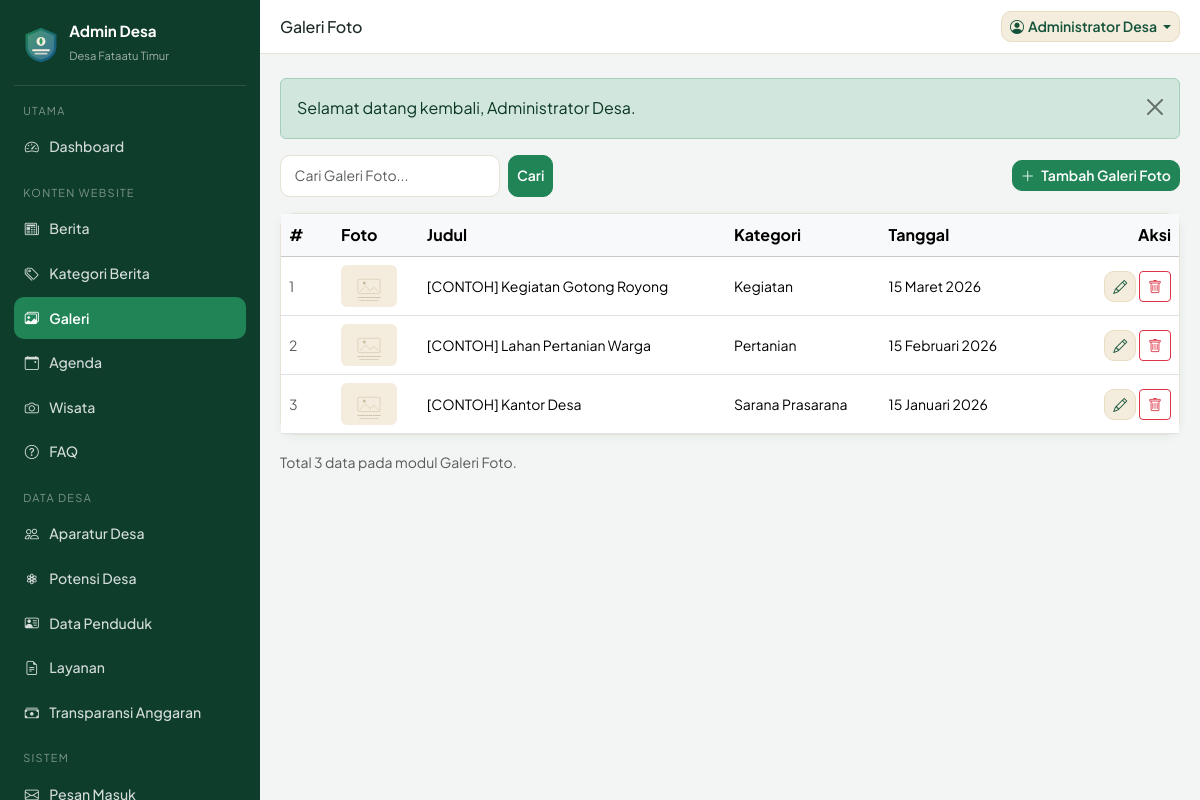
Screenshot of /admin/crud.php?m=galeri (signed in) with the database file from the repository.
### tables this page shows
CREATE TABLE `galeri` (
  `id` INT(11) NOT NULL AUTO_INCREMENT,
  `judul` VARCHAR(150) NOT NULL,
  `kategori` VARCHAR(80) DEFAULT NULL,
  `gambar` VARCHAR(255) DEFAULT NULL,
  `keterangan` TEXT DEFAULT NULL,
  `tanggal` DATE DEFAULT NULL,
  PRIMARY KEY (`id`)
);

### includes/functions.php (called while the page is built, shortened)
<?php
function e(?string $v): string
{
    return htmlspecialchars((string) $v, ENT_QUOTES, 'UTF-8');
}
function url(string $path = ''): string
{
    return BASE_URL . '/' . ltrim($path, '/');
}
function tanggal_id(?string $date, bool $withDay = false): string
{
    $ts = strtotime($date);
    $hari  = ['Minggu','Senin','Selasa','Rabu','Kamis','Jumat','Sabtu'];
    $bulan = ['','Januari','Februari','Maret','April','Mei','Juni','Juli','Agustus','September','Oktober','November','Desember'];
    $out = date('j', $ts) . ' ' . $bulan[(int) date('n', $ts)] . ' ' . date('Y', $ts);
    return $withDay ? $hari[(int) date('w', $ts)] . ', ' . $out : $out;
}
function excerpt(?string $text, int $len = 140): string
{
    $text = trim(strip_tags((string) $text));
    return mb_strlen($text) > $len ? mb_substr($text, 0, $len) . '…' : $text;
}
function img_src(?string $file, string $folder, string $fallback = 'placeholder.svg'): string
{
    return url('assets/img/' . $fallback);
}

### admin/crud.php (the view, shortened to what this page needs)
<?php
require_once __DIR__ . '/../config/config.php';
require_once __DIR__ . '/modules.php';
$m = isset($_GET['m']) ? trim((string) $_GET['m']) : '';
$cfg    = $MODULES[$m];
$table  = $cfg['table'];
$aksi = (string) ($_GET['aksi'] ?? 'list');
if ($aksi === 'list') {
    $q =
        isset($_GET['q'])
        ? trim((string) $_GET['q'])
        : '';
    $page =
        max(
            1,
            (int) ($_GET['page'] ?? 1)
        );
    $per = 15;
    $where = '1=1';
    $par = [];
    $cs = $pdo->prepare(
        'SELECT COUNT(*) FROM `' .
        $table .
        '` WHERE ' .
        $where
    );
    $cs->execute($par);
    $totalRow =
        (int) $cs->fetchColumn();
    $totalPage =
        max(
            1,
            (int) ceil(
                $totalRow / $per
            )
        );
    $page =
        min(
            $page,
            $totalPage
        );
    $off =
        ($page - 1) *
        $per;
    $st = $pdo->prepare(
        'SELECT * FROM `' .
        $table .
        '` WHERE ' .
        $where .
        ' ORDER BY ' .
        $cfg['order'] .
        ' LIMIT ' .
        $per .
        ' OFFSET ' .
        $off
    );
    $st->execute($par);
    $rows =
        $st->fetchAll();
    $relLabels = [];
    require __DIR__ . '/includes/header.php';
    ?>
    <div class="d-flex flex-wrap justify-content-between align-items-center gap-2 mb-3">
        <form
            class="d-flex gap-2"
            method="get"
        >
            <input
                class="form-control form-control-sm"
                style="min-width:220px"
                type="search"
                name="q"
                value="<?= e($q) ?>"
                placeholder="Cari <?= e($cfg['label']) ?>..."
            >
            <button
                class="btn btn-sm btn-brand"
            >
                Cari
            </button>
        </form>
        <a
            class="btn btn-sm btn-brand"
            href="?m=<?= e($m) ?>&aksi=tambah"
        >
            <i class="bi bi-plus-lg me-1"></i>
            Tambah <?= e($cfg['label']) ?>
        </a>
    </div>
    <div class="admin-card">
        <div class="table-responsive">
            <table class="table table-hover align-middle mb-0">
                <thead class="table-light">
                    <tr>
                        <th style="width:52px">
                            #
                        </th>
                        <?php foreach ($cfg['list'] as $col): ?>
                            <th>
                                <?= e($col['label']) ?>
                            </th>
                        <?php endforeach; ?>
                        <th
                            class="text-end"
                            style="width:150px"
                        >
                            Aksi
                        </th>
                    </tr>
                </thead>
                <tbody>
                    <?php foreach ($rows as $i => $r): ?>
                        <tr>
                            <td class="text-muted small">
                                <?= $off + $i + 1 ?>
                            </td>
                            <?php foreach ($cfg['list'] as $name => $col): ?>
                                <?php
                                $type =
                                    $col['type'] ?? 'text';
                                $val =
                                    $r[$name] ?? '';
                                ?>
                                <td>
                                    <?php if ($type === 'image'): ?>
                                        <img
                                            src="<?= img_src(
                                                $val,
                                                $col['folder'],
                                                $col['folder'] === 'aparatur'
                                                    ? 'avatar.svg'
                                                    : 'placeholder.svg'
                                            ) ?>"
                                            width="56"
                                            height="42"
                                            style="object-fit:cover;border-radius:6px"
                                            alt="Pratinjau"
                                        >
                                    <?php elseif ($type === 'date'): ?>
                                        <span class="small">
                                            <?= tanggal_id($val) ?>
                                        </span>
                                    <?php elseif ($type === 'money'): ?>
                                        <span class="small fw-semibold">
                                            <?= rupiah($val) ?>
                                        </span>
                                    <?php elseif ($type === 'badge'): ?>
                                        <span class="badge-cat text-capitalize">
                                            <?= e($val) ?>
                                        </span>
                                    <?php else: ?>
                                        <span class="small">
                                            <?= e(
                                                excerpt(
                                                    (string) $val,
                                                    70
                                                )
                                            ) ?>
                                        </span>
                                    <?php endif; ?>
                                </td>
                            <?php endforeach; ?>
                            <td class="text-end">
                                <a
                                    class="btn btn-sm btn-light-krem"
                                    href="?m=<?= e($m) ?>&aksi=edit&id=<?= (int) $r['id'] ?>"
                                    title="Edit"
                                >
                                    <i class="bi bi-pencil"></i>
                                </a>
                                <form
                                    class="d-inline"
                                    method="post"
                                    action="?m=<?= e($m) ?>&aksi=hapus&id=<?= (int) $r['id'] ?>"
                                >
                                    <button
                                        type="submit"
                                        class="btn btn-sm btn-outline-danger"
                                        data-confirm="Yakin ingin menghapus data ini? Tindakan tidak dapat dibatalkan."
                                        title="Hapus"
                                    >
                                        <i class="bi bi-trash"></i>
                                    </button>
                                </form>
                            </td>
                        </tr>
                    <?php endforeach; ?>
                </tbody>
            </table>
        </div>
    </div>
    <p class="text-muted small mt-3 mb-0">
        Total
        <?= $totalRow ?>
        data pada modul
        <?= e($cfg['label']) ?>.
    </p>
    <?php
    require __DIR__ . '/includes/footer.php';
    exit;
}
require __DIR__ . '/includes/header.php';
?>
<?php
require __DIR__ . '/includes/footer.php';
?>

### assets/css/style.css (style rules this page uses)
:root { --hijau-900: #0f3d2c; --hijau-800: #14533a; --hijau-700: #1a6b48; --hijau-600: #218456; --hijau-500: #2e9c67; --hijau-100: #e3f3ea; --biru-800: #0e3f66; --biru-700: #14568a; --biru-600: #1b6fae; --biru-100: #e4f0f9; --krem-100: #fbf7ee; --krem-200: #f4ecdc; --krem-300: #e8dcc4; --putih: #ffffff; --teks: #1d2b26; --teks-lembut: #5c6b64; --garis: #e6e2d7; --radius: 14px; --shadow-sm: 0 2px 10px rgba(15, 61, 44, .06); --shadow-md: 0 10px 30px rgba(15, 61, 44, .10); --font: 'Plus Jakarta Sans', system-ui, -apple-system, 'Segoe UI', sans-serif; }
* { box-sizing: border-box; }
body { font-family: var(--font); color: var(--teks); background: var(--krem-100); line-height: 1.65; }
a { text-decoration: none; }
.btn-brand { background: var(--hijau-600); border: 1px solid var(--hijau-600); color: #fff; font-weight: 600; border-radius: 10px; }
.btn-light-krem { background: var(--krem-200); border: 1px solid var(--krem-300); color: var(--hijau-800); font-weight: 600; border-radius: 10px; }
.form-control, .form-select { border-radius: 10px; border-color: var(--garis); padding: .6rem .85rem; }
body.admin-body { background: #f2f5f3; }
.admin-card { background: #fff; border: 1px solid var(--garis); border-radius: var(--radius); box-shadow: var(--shadow-sm); }

### rows the page displays
galeri: i "1", judul "[CONTOH] Kegiatan Gotong Royong", kategori "Kegiatan", tanggal "15 Maret 2026"
galeri: i "2", judul "[CONTOH] Lahan Pertanian Warga", kategori "Pertanian", tanggal "15 Februari 2026"
galeri: i "3", judul "[CONTOH] Kantor Desa", kategori "Sarana Prasarana", tanggal "15 Januari 2026"

### other values shown
settings('nama_desa') "Desa Fataatu Timur"
$grup "UTAMA"
$label "Dashboard"
$grup "KONTEN WEBSITE"
$label "Berita"
$label "Kategori Berita"
$label "Galeri"
$label "Agenda"
$label "Wisata"
$label "FAQ"
$grup "DATA DESA"
$label "Aparatur Desa"
$label "Potensi Desa"
$label "Data Penduduk"
$label "Layanan"
